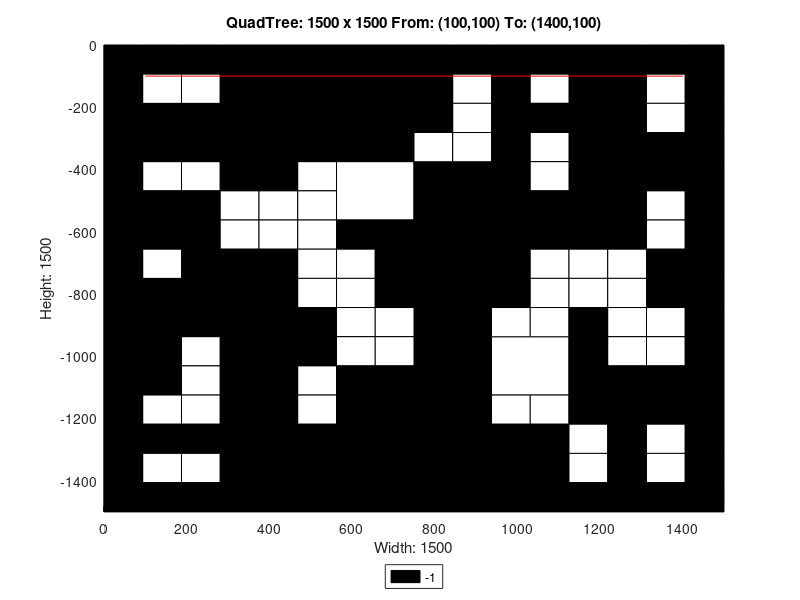

Reproduce this figure in MATLAB.
axis([0 1500 -1500 0]);
title('QuadTree: 1500 x 1500 From: (100,100) To: (1400,100)');
xlabel('Width: 1500');
ylabel('Height: 1500');
rectangle('Position',[375 -375 375 375], 'FaceColor',[0 0 0]);
rectangle('Position',[0 -375 187.5 187.5], 'FaceColor',[0 0 0]);
rectangle('Position',[187.5 -375 187.5 187.5], 'FaceColor',[0 0 0]);
rectangle('Position',[562.5 -562.5 187.5 187.5], 'FaceColor',[1 1 1]);
rectangle('Position',[1125 -187.5 187.5 187.5], 'FaceColor',[0 0 0]);
rectangle('Position',[1125 -375 187.5 187.5], 'FaceColor',[0 0 0]);
rectangle('Position',[750 -562.5 187.5 187.5], 'FaceColor',[0 0 0]);
rectangle('Position',[750 -750 187.5 187.5], 'FaceColor',[0 0 0]);
rectangle('Position',[1125 -562.5 187.5 187.5], 'FaceColor',[0 0 0]);
rectangle('Position',[0 -937.5 187.5 187.5], 'FaceColor',[0 0 0]);
rectangle('Position',[187.5 -937.5 187.5 187.5], 'FaceColor',[0 0 0]);
rectangle('Position',[0 -1125 187.5 187.5], 'FaceColor',[0 0 0]);
rectangle('Position',[562.5 -1312.5 187.5 187.5], 'FaceColor',[0 0 0]);
rectangle('Position',[375 -1500 187.5 187.5], 'FaceColor',[0 0 0]);
rectangle('Position',[562.5 -1500 187.5 187.5], 'FaceColor',[0 0 0]);
rectangle('Position',[750 -937.5 187.5 187.5], 'FaceColor',[0 0 0]);
rectangle('Position',[750 -1125 187.5 187.5], 'FaceColor',[0 0 0]);
rectangle('Position',[937.5 -1125 187.5 187.5], 'FaceColor',[1 1 1]);
rectangle('Position',[750 -1312.5 187.5 187.5], 'FaceColor',[0 0 0]);
rectangle('Position',[750 -1500 187.5 187.5], 'FaceColor',[0 0 0]);
rectangle('Position',[937.5 -1500 187.5 187.5], 'FaceColor',[0 0 0]);
rectangle('Position',[0 -93.75 93.75 93.75], 'FaceColor',[0 0 0]);
rectangle('Position',[93.75 -93.75 93.75 93.75], 'FaceColor',[0 0 0]);
rectangle('Position',[0 -187.5 93.75 93.75], 'FaceColor',[0 0 0]);
rectangle('Position',[93.75 -187.5 93.75 93.75], 'FaceColor',[1 1 1]);
rectangle('Position',[187.5 -93.75 93.75 93.75], 'FaceColor',[0 0 0]);
rectangle('Position',[281.25 -93.75 93.75 93.75], 'FaceColor',[0 0 0]);
rectangle('Position',[187.5 -187.5 93.75 93.75], 'FaceColor',[1 1 1]);
rectangle('Position',[281.25 -187.5 93.75 93.75], 'FaceColor',[0 0 0]);
rectangle('Position',[0 -468.75 93.75 93.75], 'FaceColor',[0 0 0]);
rectangle('Position',[93.75 -468.75 93.75 93.75], 'FaceColor',[1 1 1]);
rectangle('Position',[0 -562.5 93.75 93.75], 'FaceColor',[0 0 0]);
rectangle('Position',[93.75 -562.5 93.75 93.75], 'FaceColor',[0 0 0]);
rectangle('Position',[187.5 -468.75 93.75 93.75], 'FaceColor',[1 1 1]);
rectangle('Position',[281.25 -468.75 93.75 93.75], 'FaceColor',[0 0 0]);
rectangle('Position',[187.5 -562.5 93.75 93.75], 'FaceColor',[0 0 0]);
rectangle('Position',[281.25 -562.5 93.75 93.75], 'FaceColor',[1 1 1]);
rectangle('Position',[0 -656.25 93.75 93.75], 'FaceColor',[0 0 0]);
rectangle('Position',[93.75 -656.25 93.75 93.75], 'FaceColor',[0 0 0]);
rectangle('Position',[0 -750 93.75 93.75], 'FaceColor',[0 0 0]);
rectangle('Position',[93.75 -750 93.75 93.75], 'FaceColor',[1 1 1]);
rectangle('Position',[187.5 -656.25 93.75 93.75], 'FaceColor',[0 0 0]);
rectangle('Position',[281.25 -656.25 93.75 93.75], 'FaceColor',[1 1 1]);
rectangle('Position',[187.5 -750 93.75 93.75], 'FaceColor',[0 0 0]);
rectangle('Position',[281.25 -750 93.75 93.75], 'FaceColor',[0 0 0]);
rectangle('Position',[375 -468.75 93.75 93.75], 'FaceColor',[0 0 0]);
rectangle('Position',[468.75 -468.75 93.75 93.75], 'FaceColor',[1 1 1]);
rectangle('Position',[375 -562.5 93.75 93.75], 'FaceColor',[1 1 1]);
rectangle('Position',[468.75 -562.5 93.75 93.75], 'FaceColor',[1 1 1]);
rectangle('Position',[375 -656.25 93.75 93.75], 'FaceColor',[1 1 1]);
rectangle('Position',[468.75 -656.25 93.75 93.75], 'FaceColor',[1 1 1]);
rectangle('Position',[375 -750 93.75 93.75], 'FaceColor',[0 0 0]);
rectangle('Position',[468.75 -750 93.75 93.75], 'FaceColor',[1 1 1]);
rectangle('Position',[562.5 -656.25 93.75 93.75], 'FaceColor',[0 0 0]);
rectangle('Position',[656.25 -656.25 93.75 93.75], 'FaceColor',[0 0 0]);
rectangle('Position',[562.5 -750 93.75 93.75], 'FaceColor',[1 1 1]);
rectangle('Position',[656.25 -750 93.75 93.75], 'FaceColor',[0 0 0]);
rectangle('Position',[750 -93.75 93.75 93.75], 'FaceColor',[0 0 0]);
rectangle('Position',[843.75 -93.75 93.75 93.75], 'FaceColor',[0 0 0]);
rectangle('Position',[750 -187.5 93.75 93.75], 'FaceColor',[0 0 0]);
rectangle('Position',[843.75 -187.5 93.75 93.75], 'FaceColor',[1 1 1]);
rectangle('Position',[937.5 -93.75 93.75 93.75], 'FaceColor',[0 0 0]);
rectangle('Position',[1031.25 -93.75 93.75 93.75], 'FaceColor',[0 0 0]);
rectangle('Position',[937.5 -187.5 93.75 93.75], 'FaceColor',[0 0 0]);
rectangle('Position',[1031.25 -187.5 93.75 93.75], 'FaceColor',[1 1 1]);
rectangle('Position',[750 -281.25 93.75 93.75], 'FaceColor',[0 0 0]);
rectangle('Position',[843.75 -281.25 93.75 93.75], 'FaceColor',[1 1 1]);
rectangle('Position',[750 -375 93.75 93.75], 'FaceColor',[1 1 1]);
rectangle('Position',[843.75 -375 93.75 93.75], 'FaceColor',[1 1 1]);
rectangle('Position',[937.5 -281.25 93.75 93.75], 'FaceColor',[0 0 0]);
rectangle('Position',[1031.25 -281.25 93.75 93.75], 'FaceColor',[0 0 0]);
rectangle('Position',[937.5 -375 93.75 93.75], 'FaceColor',[0 0 0]);
rectangle('Position',[1031.25 -375 93.75 93.75], 'FaceColor',[1 1 1]);
rectangle('Position',[1312.5 -93.75 93.75 93.75], 'FaceColor',[0 0 0]);
rectangle('Position',[1406.25 -93.75 93.75 93.75], 'FaceColor',[0 0 0]);
rectangle('Position',[1312.5 -187.5 93.75 93.75], 'FaceColor',[1 1 1]);
rectangle('Position',[1406.25 -187.5 93.75 93.75], 'FaceColor',[0 0 0]);
rectangle('Position',[1312.5 -281.25 93.75 93.75], 'FaceColor',[1 1 1]);
rectangle('Position',[1406.25 -281.25 93.75 93.75], 'FaceColor',[0 0 0]);
rectangle('Position',[1312.5 -375 93.75 93.75], 'FaceColor',[0 0 0]);
rectangle('Position',[1406.25 -375 93.75 93.75], 'FaceColor',[0 0 0]);
rectangle('Position',[937.5 -468.75 93.75 93.75], 'FaceColor',[0 0 0]);
rectangle('Position',[1031.25 -468.75 93.75 93.75], 'FaceColor',[1 1 1]);
rectangle('Position',[937.5 -562.5 93.75 93.75], 'FaceColor',[0 0 0]);
rectangle('Position',[1031.25 -562.5 93.75 93.75], 'FaceColor',[0 0 0]);
rectangle('Position',[937.5 -656.25 93.75 93.75], 'FaceColor',[0 0 0]);
rectangle('Position',[1031.25 -656.25 93.75 93.75], 'FaceColor',[0 0 0]);
rectangle('Position',[937.5 -750 93.75 93.75], 'FaceColor',[0 0 0]);
rectangle('Position',[1031.25 -750 93.75 93.75], 'FaceColor',[1 1 1]);
rectangle('Position',[1312.5 -468.75 93.75 93.75], 'FaceColor',[0 0 0]);
rectangle('Position',[1406.25 -468.75 93.75 93.75], 'FaceColor',[0 0 0]);
rectangle('Position',[1312.5 -562.5 93.75 93.75], 'FaceColor',[1 1 1]);
rectangle('Position',[1406.25 -562.5 93.75 93.75], 'FaceColor',[0 0 0]);
rectangle('Position',[1125 -656.25 93.75 93.75], 'FaceColor',[0 0 0]);
rectangle('Position',[1218.75 -656.25 93.75 93.75], 'FaceColor',[0 0 0]);
rectangle('Position',[1125 -750 93.75 93.75], 'FaceColor',[1 1 1]);
rectangle('Position',[1218.75 -750 93.75 93.75], 'FaceColor',[1 1 1]);
rectangle('Position',[1312.5 -656.25 93.75 93.75], 'FaceColor',[1 1 1]);
rectangle('Position',[1406.25 -656.25 93.75 93.75], 'FaceColor',[0 0 0]);
rectangle('Position',[1312.5 -750 93.75 93.75], 'FaceColor',[0 0 0]);
rectangle('Position',[1406.25 -750 93.75 93.75], 'FaceColor',[0 0 0]);
rectangle('Position',[187.5 -1031.25 93.75 93.75], 'FaceColor',[1 1 1]);
rectangle('Position',[281.25 -1031.25 93.75 93.75], 'FaceColor',[0 0 0]);
rectangle('Position',[187.5 -1125 93.75 93.75], 'FaceColor',[1 1 1]);
rectangle('Position',[281.25 -1125 93.75 93.75], 'FaceColor',[0 0 0]);
rectangle('Position',[375 -843.75 93.75 93.75], 'FaceColor',[0 0 0]);
rectangle('Position',[468.75 -843.75 93.75 93.75], 'FaceColor',[1 1 1]);
rectangle('Position',[375 -937.5 93.75 93.75], 'FaceColor',[0 0 0]);
rectangle('Position',[468.75 -937.5 93.75 93.75], 'FaceColor',[0 0 0]);
rectangle('Position',[562.5 -843.75 93.75 93.75], 'FaceColor',[1 1 1]);
rectangle('Position',[656.25 -843.75 93.75 93.75], 'FaceColor',[0 0 0]);
rectangle('Position',[562.5 -937.5 93.75 93.75], 'FaceColor',[1 1 1]);
rectangle('Position',[656.25 -937.5 93.75 93.75], 'FaceColor',[1 1 1]);
rectangle('Position',[375 -1031.25 93.75 93.75], 'FaceColor',[0 0 0]);
rectangle('Position',[468.75 -1031.25 93.75 93.75], 'FaceColor',[0 0 0]);
rectangle('Position',[375 -1125 93.75 93.75], 'FaceColor',[0 0 0]);
rectangle('Position',[468.75 -1125 93.75 93.75], 'FaceColor',[1 1 1]);
rectangle('Position',[562.5 -1031.25 93.75 93.75], 'FaceColor',[1 1 1]);
rectangle('Position',[656.25 -1031.25 93.75 93.75], 'FaceColor',[1 1 1]);
rectangle('Position',[562.5 -1125 93.75 93.75], 'FaceColor',[0 0 0]);
rectangle('Position',[656.25 -1125 93.75 93.75], 'FaceColor',[0 0 0]);
rectangle('Position',[0 -1218.75 93.75 93.75], 'FaceColor',[0 0 0]);
rectangle('Position',[93.75 -1218.75 93.75 93.75], 'FaceColor',[1 1 1]);
rectangle('Position',[0 -1312.5 93.75 93.75], 'FaceColor',[0 0 0]);
rectangle('Position',[93.75 -1312.5 93.75 93.75], 'FaceColor',[0 0 0]);
rectangle('Position',[187.5 -1218.75 93.75 93.75], 'FaceColor',[1 1 1]);
rectangle('Position',[281.25 -1218.75 93.75 93.75], 'FaceColor',[0 0 0]);
rectangle('Position',[187.5 -1312.5 93.75 93.75], 'FaceColor',[0 0 0]);
rectangle('Position',[281.25 -1312.5 93.75 93.75], 'FaceColor',[0 0 0]);
rectangle('Position',[0 -1406.25 93.75 93.75], 'FaceColor',[0 0 0]);
rectangle('Position',[93.75 -1406.25 93.75 93.75], 'FaceColor',[1 1 1]);
rectangle('Position',[0 -1500 93.75 93.75], 'FaceColor',[0 0 0]);
rectangle('Position',[93.75 -1500 93.75 93.75], 'FaceColor',[0 0 0]);
rectangle('Position',[187.5 -1406.25 93.75 93.75], 'FaceColor',[1 1 1]);
rectangle('Position',[281.25 -1406.25 93.75 93.75], 'FaceColor',[0 0 0]);
rectangle('Position',[187.5 -1500 93.75 93.75], 'FaceColor',[0 0 0]);
rectangle('Position',[281.25 -1500 93.75 93.75], 'FaceColor',[0 0 0]);
rectangle('Position',[375 -1218.75 93.75 93.75], 'FaceColor',[0 0 0]);
rectangle('Position',[468.75 -1218.75 93.75 93.75], 'FaceColor',[1 1 1]);
rectangle('Position',[375 -1312.5 93.75 93.75], 'FaceColor',[0 0 0]);
rectangle('Position',[468.75 -1312.5 93.75 93.75], 'FaceColor',[0 0 0]);
rectangle('Position',[937.5 -843.75 93.75 93.75], 'FaceColor',[0 0 0]);
rectangle('Position',[1031.25 -843.75 93.75 93.75], 'FaceColor',[1 1 1]);
rectangle('Position',[937.5 -937.5 93.75 93.75], 'FaceColor',[1 1 1]);
rectangle('Position',[1031.25 -937.5 93.75 93.75], 'FaceColor',[1 1 1]);
rectangle('Position',[1125 -843.75 93.75 93.75], 'FaceColor',[1 1 1]);
rectangle('Position',[1218.75 -843.75 93.75 93.75], 'FaceColor',[1 1 1]);
rectangle('Position',[1125 -937.5 93.75 93.75], 'FaceColor',[0 0 0]);
rectangle('Position',[1218.75 -937.5 93.75 93.75], 'FaceColor',[1 1 1]);
rectangle('Position',[1312.5 -843.75 93.75 93.75], 'FaceColor',[0 0 0]);
rectangle('Position',[1406.25 -843.75 93.75 93.75], 'FaceColor',[0 0 0]);
rectangle('Position',[1312.5 -937.5 93.75 93.75], 'FaceColor',[1 1 1]);
rectangle('Position',[1406.25 -937.5 93.75 93.75], 'FaceColor',[0 0 0]);
rectangle('Position',[1125 -1031.25 93.75 93.75], 'FaceColor',[0 0 0]);
rectangle('Position',[1218.75 -1031.25 93.75 93.75], 'FaceColor',[1 1 1]);
rectangle('Position',[1125 -1125 93.75 93.75], 'FaceColor',[0 0 0]);
rectangle('Position',[1218.75 -1125 93.75 93.75], 'FaceColor',[0 0 0]);
rectangle('Position',[1312.5 -1031.25 93.75 93.75], 'FaceColor',[1 1 1]);
rectangle('Position',[1406.25 -1031.25 93.75 93.75], 'FaceColor',[0 0 0]);
rectangle('Position',[1312.5 -1125 93.75 93.75], 'FaceColor',[0 0 0]);
rectangle('Position',[1406.25 -1125 93.75 93.75], 'FaceColor',[0 0 0]);
rectangle('Position',[937.5 -1218.75 93.75 93.75], 'FaceColor',[1 1 1]);
rectangle('Position',[1031.25 -1218.75 93.75 93.75], 'FaceColor',[1 1 1]);
rectangle('Position',[937.5 -1312.5 93.75 93.75], 'FaceColor',[0 0 0]);
rectangle('Position',[1031.25 -1312.5 93.75 93.75], 'FaceColor',[0 0 0]);
rectangle('Position',[1125 -1218.75 93.75 93.75], 'FaceColor',[0 0 0]);
rectangle('Position',[1218.75 -1218.75 93.75 93.75], 'FaceColor',[0 0 0]);
rectangle('Position',[1125 -1312.5 93.75 93.75], 'FaceColor',[1 1 1]);
rectangle('Position',[1218.75 -1312.5 93.75 93.75], 'FaceColor',[0 0 0]);
rectangle('Position',[1312.5 -1218.75 93.75 93.75], 'FaceColor',[0 0 0]);
rectangle('Position',[1406.25 -1218.75 93.75 93.75], 'FaceColor',[0 0 0]);
rectangle('Position',[1312.5 -1312.5 93.75 93.75], 'FaceColor',[1 1 1]);
rectangle('Position',[1406.25 -1312.5 93.75 93.75], 'FaceColor',[0 0 0]);
rectangle('Position',[1125 -1406.25 93.75 93.75], 'FaceColor',[1 1 1]);
rectangle('Position',[1218.75 -1406.25 93.75 93.75], 'FaceColor',[0 0 0]);
rectangle('Position',[1125 -1500 93.75 93.75], 'FaceColor',[0 0 0]);
rectangle('Position',[1218.75 -1500 93.75 93.75], 'FaceColor',[0 0 0]);
rectangle('Position',[1312.5 -1406.25 93.75 93.75], 'FaceColor',[1 1 1]);
rectangle('Position',[1406.25 -1406.25 93.75 93.75], 'FaceColor',[0 0 0]);
rectangle('Position',[1312.5 -1500 93.75 93.75], 'FaceColor',[0 0 0]);
rectangle('Position',[1406.25 -1500 93.75 93.75], 'FaceColor',[0 0 0]);
X=[1400,100];
Y=[-100,-100];
hold on;
plot(X,Y,'r');
legend('-1','Location','southoutside');
